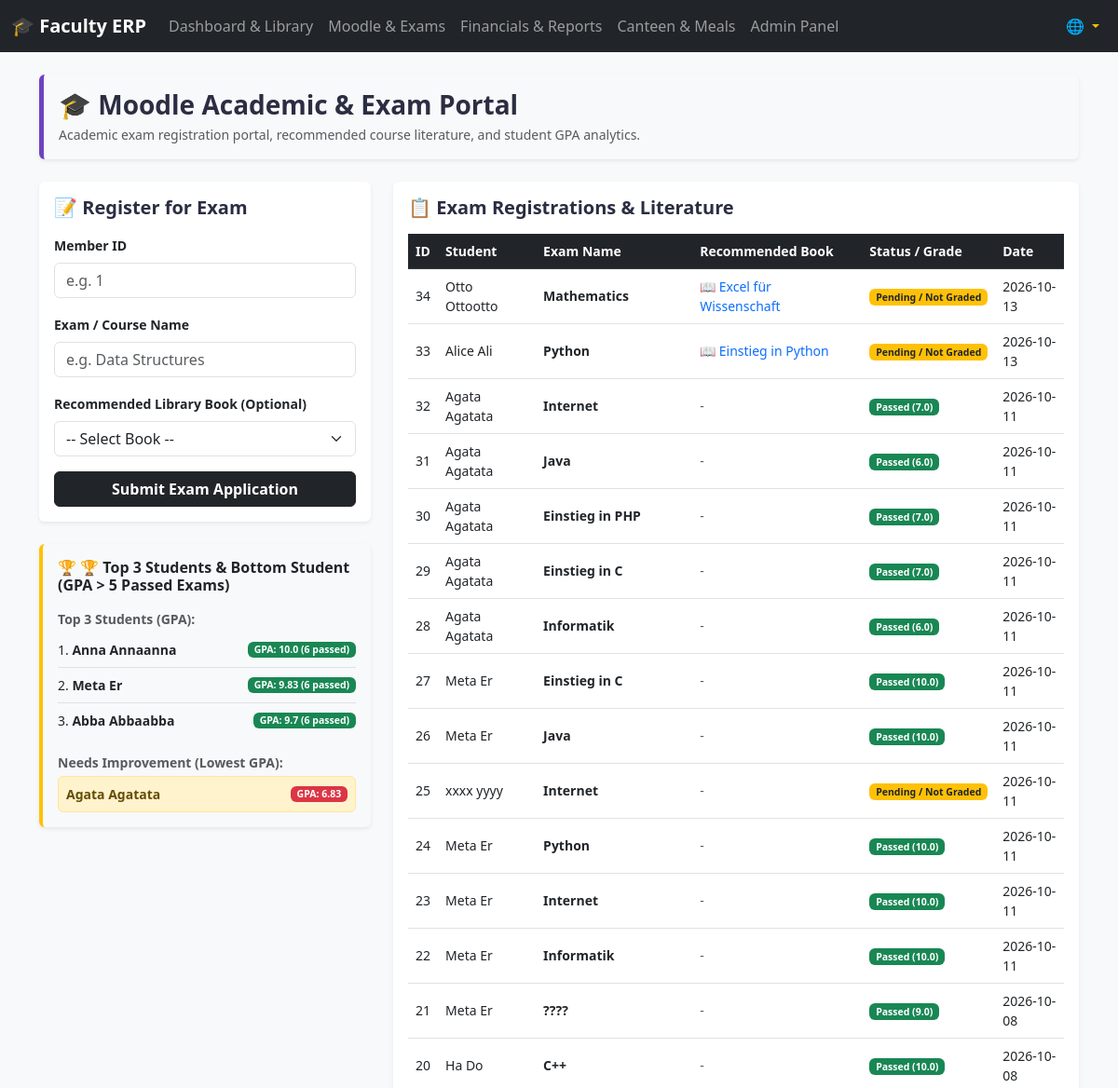
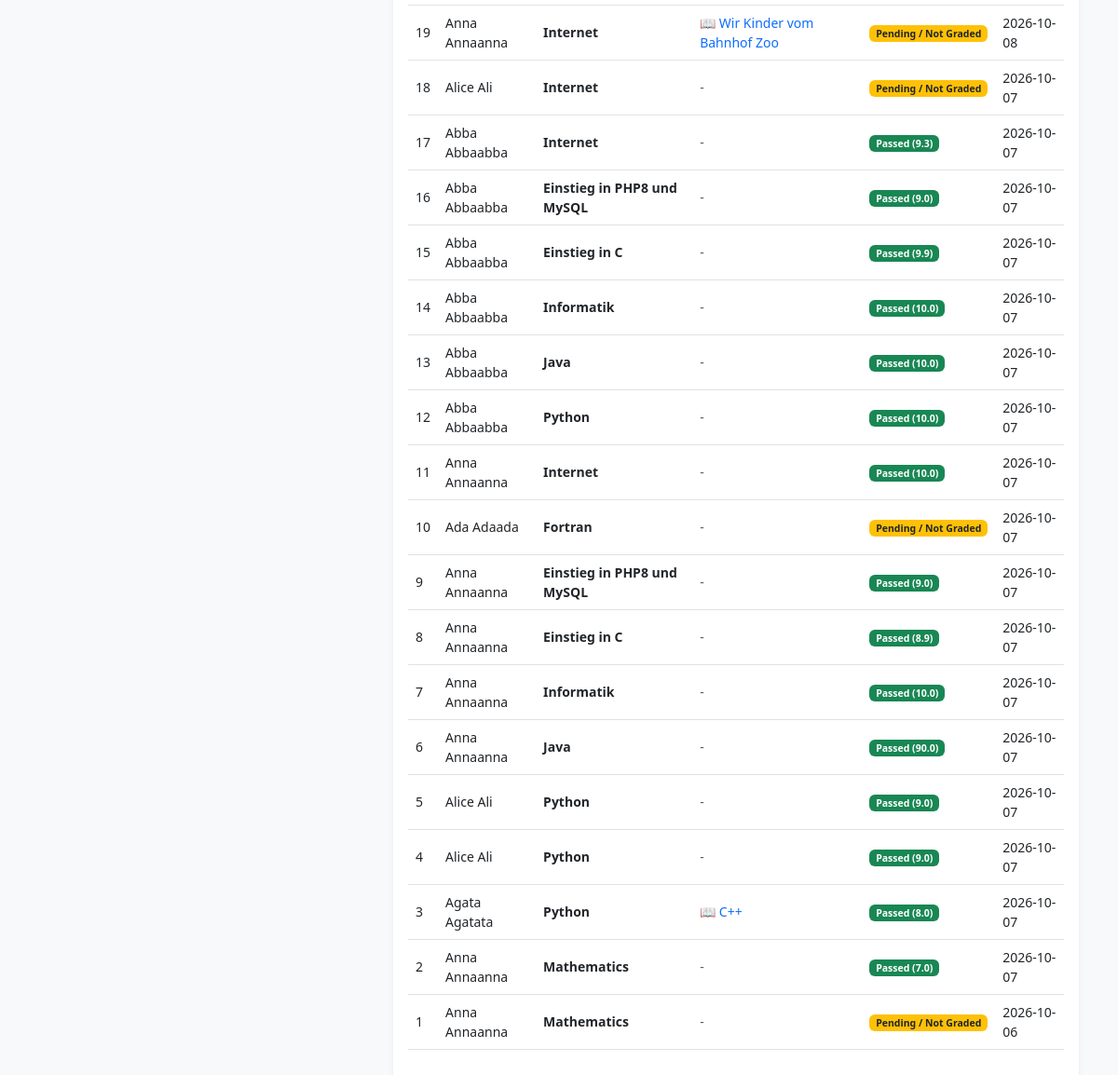
The app's page /exams/ with its own data (2 pictures, top to bottom).
### faculty_app/models.py (models this page shows, shortened)
class Member(models.Model):
    ROLE_CHOICES = [
        ('STUDENT', 'Student'),
        ('CITIZEN', 'Citizen / Visitor'),
        ('PROFESSOR', 'Professor'),
        ('EXTERNAL_PROFESSOR', 'External Professor'),
    ]
    full_name = models.CharField(max_length=50)
    jmbg = models.CharField(max_length=13, unique=True)
    card_number = models.CharField(max_length=11, unique=True)
    email = models.EmailField(max_length=40, unique=True)
    role = models.CharField(max_length=25, choices=ROLE_CHOICES, default='STUDENT')
    is_external = models.BooleanField(default=False)  # Kept for backward compatibility
    is_tuition_paid = models.BooleanField(default=False, verbose_name="Annual Tuition Paid (Free Exams)")
    is_fee_exempt = models.BooleanField(default=False, verbose_name="Fee Exempt / Scholarship")
    created_at = models.DateTimeField(default=timezone.now)

class ExamRegistration(models.Model):
    member = models.ForeignKey(Member, on_delete=models.CASCADE)
    subject = models.ForeignKey(Subject, on_delete=models.SET_NULL, null=True, blank=True, verbose_name="Subject")
    exam_name = models.CharField(max_length=100, blank=True, null=True, verbose_name="Exam Name")
    grade = models.FloatField(default=0.0)  # 0.0 to 10.0 scale
    is_passed = models.BooleanField(default=False)
    is_fee_paid = models.BooleanField(default=False, verbose_name="Exam/Course Fee Paid")
    exam_date = models.DateTimeField(null=True, blank=True)
    recommended_book = models.ForeignKey(Book, on_delete=models.SET_NULL, null=True, blank=True)
    registration_date = models.DateTimeField(default=timezone.now)

class Book(models.Model):
    title = models.CharField(max_length=50)
    author = models.CharField(max_length=50)
    quantity = models.PositiveIntegerField(default=1, verbose_name="Stock Quantity")
    is_available = models.BooleanField(default=True)
    created_at = models.DateTimeField(default=timezone.now)

### faculty_app/views.py (the view, shortened to what this page needs)
# urls.py: path('exams/', views.exams_view, name='exams'),
def exams_view(request):
    lang = request.session.get('lang', request.session.get('django_language', 'en'))
    t = TRANSLATIONS.get(lang, TRANSLATIONS['en'])
    exams = ExamRegistration.objects.select_related('member', 'recommended_book').order_by('-registration_date')
    all_books = Book.objects.all()
    student_gpa_list = []
    members = Member.objects.filter(role='STUDENT')
    for m in members:
        passed_exams = ExamRegistration.objects.filter(member=m, is_passed=True)
        if passed_exams.count() > 5:
            raw_avg = sum(e.grade for e in passed_exams) / passed_exams.count()
            avg_grade = min(raw_avg, 10.0)
            student_gpa_list.append({
                'member': m,
                'passed_count': passed_exams.count(),
                'gpa': round(avg_grade, 2)
            })
    student_gpa_list.sort(key=lambda x: x['gpa'], reverse=True)
    top_3_students = student_gpa_list[:3]
    worst_student = student_gpa_list[-1] if student_gpa_list else None
    context = {
        't': t,
        'exams': exams,
        'all_books': all_books,
        'top_3_students': top_3_students,
        'worst_student': worst_student,
        'has_enough_gpa_data': len(student_gpa_list) > 0,
    }
    return render(request, 'erp/exams.html', context)

### faculty_app/context_processors.py (called while the page is built)
def language_context(request):
    lang = request.session.get('lang', 'en')
    if lang not in TRANSLATIONS:
        lang = 'en'
    return {
        't': TRANSLATIONS[lang],
        'current_lang': lang
    }

### faculty_app/templates/erp/exams.html (shortened to what this page needs)
{% extends 'erp/base.html' %}
{% block content %}
<div class="row mb-4">
    <div class="col-12">
        <div class="card border-0 shadow-sm" style="background-color: #f8f9fa; border-left: 5px solid #6f42c1 !important;">
            <div class="card-body">
                <h3 class="fw-bold mb-1" style="color: #2b2d42;">{{ t.moodle_title }}</h3>
                <p class="text-muted small mb-0">Academic exam registration portal, recommended course literature, and student GPA analytics.</p>
            </div>
        </div>
    </div>
</div>
<div class="row">
    <div class="col-md-4 mb-4">
        <div class="card shadow-sm border-0">
            <div class="card-body">
                <h5 class="card-title fw-bold mb-3" style="color: #2b2d42;">📝 {{ t.register_exam }}</h5>
                <form method="POST">
                    <div class="mb-3">
                        <label class="form-label small fw-bold">Member ID</label>
                        <input type="number" name="member_id" class="form-control" required placeholder="e.g. 1">
                    </div>
                    <div class="mb-3">
                        <label class="form-label small fw-bold">{{ t.exam_name }}</label>
                        <input type="text" name="exam_name" class="form-control" required placeholder="e.g. Data Structures">
                    </div>
                    <div class="mb-3">
                        <label class="form-label small fw-bold">Recommended Library Book (Optional)</label>
                        <select name="recommended_book_id" class="form-select">
                            <option value="">-- Select Book --</option>
                        </select>
                    </div>
                    <button type="submit" class="btn btn-dark w-100 fw-bold">Submit Exam Application</button>
                </form>
            </div>
        </div>
        <div class="card shadow-sm border-0 mt-4 bg-light border-start border-warning border-4">
            <div class="card-body">
                <h6 class="fw-bold text-dark mb-3">🏆 {{ t.honor_roll }}</h6>
                {% if has_enough_gpa_data %}
                    <p class="small text-muted fw-bold mb-1">Top 3 Students (GPA):</p>
                    <ul class="list-group list-group-flush small mb-3 bg-transparent">
                        {% for item in top_3_students %}
                            <li class="list-group-item bg-transparent d-flex justify-content-between align-items-center px-0">
                                <span>{{ forloop.counter }}. <strong>{{ item.member.full_name }}</strong></span>
                                <span class="badge bg-success">GPA: {{ item.gpa }} ({{ item.passed_count }} passed)</span>
                            </li>
                        {% endfor %}
                    </ul>
                    {% if worst_student %}
                        <p class="small text-muted fw-bold mb-1">Needs Improvement (Lowest GPA):</p>
                        <div class="alert alert-warning p-2 small mb-0 d-flex justify-content-between align-items-center">
                            <span><strong>{{ worst_student.member.full_name }}</strong></span>
                            <span class="badge bg-danger">GPA: {{ worst_student.gpa }}</span>
                        </div>
                    {% endif %}
                {% else %}
                    <p class="text-muted small mb-0">{{ t.no_gpa_data }}</p>
                {% endif %}
            </div>
        </div>
    </div>
    <div class="col-md-8">
        <div class="card shadow-sm border-0">
            <div class="card-body">
                <h5 class="card-title fw-bold mb-3" style="color: #2b2d42;">📋 Exam Registrations & Literature</h5>
                <div class="table-responsive">
                    <table class="table table-hover align-middle small">
                        <thead class="table-dark">
                            <tr>
                                <th>ID</th>
                                <th>Student</th>
                                <th>Exam Name</th>
                                <th>Recommended Book</th>
                                <th>Status / Grade</th>
                                <th>Date</th>
                            </tr>
                        </thead>
                        <tbody>
                            {% for ex in exams %}
                            <tr>
                                <td>{{ ex.id }}</td>
                                <td>{{ ex.member.full_name }}</td>
                                <td><strong>{{ ex.exam_name }}</strong></td>
                                <td>
                                    {% if ex.recommended_book %}
                                        <span class="text-primary">📖 {{ ex.recommended_book.title }}</span>
                                    {% else %}
                                        <span class="text-muted">-</span>
                                    {% endif %}
                                </td>
                                <td>
                                    {% if ex.grade >= 6.0 %}
                                        <span class="badge bg-success">Passed ({{ ex.grade }})</span>
                                    {% elif ex.grade > 0.0 %}
                                        <span class="badge bg-danger">Failed ({{ ex.grade }})</span>
                                    {% else %}
                                        <span class="badge bg-warning text-dark">Pending / Not Graded</span>
                                    {% endif %}
                                </td>
                                <td>{{ ex.registration_date|date:"Y-m-d" }}</td>
                            </tr>
                            {% empty %}
                            <tr>
                                <td colspan="6" class="text-center text-muted py-4">No exam registrations found.</td>
                            </tr>
                            {% endfor %}
                        </tbody>
                    </table>
                </div>
            </div>
        </div>
    </div>
</div>
{% endblock %}

### records on screen
Member: member.full_name "Anna Annaanna", gpa "10.0", passed_count "6"
Member: member.full_name "Meta Er", gpa "9.83", passed_count "6"
Member: member.full_name "Abba Abbaabba", gpa "9.7", passed_count "6"
Member: member.full_name "Agata Agatata"
ExamRegistration: id "34", member.full_name "Otto Ottootto", exam_name "Mathematics", recommended_book "Excel für Wissenschaft", grade "Pending / Not Graded", registration_date "2026-10-13"
ExamRegistration: id "33", member.full_name "Alice Ali", exam_name "Python", recommended_book "Einstieg in Python", grade "Pending / Not Graded", registration_date "2026-10-13"
ExamRegistration: id "32", member.full_name "Agata Agatata", exam_name "Internet", grade "7.0", registration_date "2026-10-11"
ExamRegistration: id "31", member.full_name "Agata Agatata", exam_name "Java", grade "6.0", registration_date "2026-10-11"
ExamRegistration: id "30", member.full_name "Agata Agatata", exam_name "Einstieg in PHP", grade "7.0", registration_date "2026-10-11"
ExamRegistration: id "29", member.full_name "Agata Agatata", exam_name "Einstieg in C", grade "7.0", registration_date "2026-10-11"
ExamRegistration: id "28", member.full_name "Agata Agatata", exam_name "Informatik", grade "6.0", registration_date "2026-10-11"
ExamRegistration: id "27", member.full_name "Meta Er", exam_name "Einstieg in C", grade "10.0", registration_date "2026-10-11"
ExamRegistration: id "26", member.full_name "Meta Er", exam_name "Java", grade "10.0", registration_date "2026-10-11"
ExamRegistration: id "25", member.full_name "xxxx yyyy", exam_name "Internet", grade "Pending / Not Graded", registration_date "2026-10-11"
ExamRegistration: id "24", member.full_name "Meta Er", exam_name "Python", grade "10.0", registration_date "2026-10-11"
ExamRegistration: id "23", member.full_name "Meta Er", exam_name "Internet", grade "10.0", registration_date "2026-10-11"
ExamRegistration: id "22", member.full_name "Meta Er", exam_name "Informatik", grade "10.0", registration_date "2026-10-11"
ExamRegistration: id "21", member.full_name "Meta Er", exam_name "????", grade "9.0", registration_date "2026-10-08"
ExamRegistration: id "20", member.full_name "Ha Do", exam_name "C++", grade "10.0", registration_date "2026-10-08"
ExamRegistration: id "19", member.full_name "Anna Annaanna", exam_name "Internet", recommended_book "Wir Kinder vom Bahnhof Zoo", grade "Pending / Not Graded", registration_date "2026-10-08"
ExamRegistration: id "18", member.full_name "Alice Ali", exam_name "Internet", grade "Pending / Not Graded", registration_date "2026-10-07"
ExamRegistration: id "17", member.full_name "Abba Abbaabba", exam_name "Internet", grade "9.3", registration_date "2026-10-07"
ExamRegistration: id "16", member.full_name "Abba Abbaabba", exam_name "Einstieg in PHP8 und MySQL", grade "9.0", registration_date "2026-10-07"
ExamRegistration: id "15", member.full_name "Abba Abbaabba", exam_name "Einstieg in C", grade "9.9", registration_date "2026-10-07"
ExamRegistration: id "14", member.full_name "Abba Abbaabba", exam_name "Informatik", grade "10.0", registration_date "2026-10-07"
ExamRegistration: id "13", member.full_name "Abba Abbaabba", exam_name "Java", grade "10.0", registration_date "2026-10-07"
ExamRegistration: id "12", member.full_name "Abba Abbaabba", exam_name "Python", grade "10.0", registration_date "2026-10-07"
ExamRegistration: id "11", member.full_name "Anna Annaanna", exam_name "Internet", grade "10.0", registration_date "2026-10-07"
ExamRegistration: id "10", member.full_name "Ada Adaada", exam_name "Fortran", grade "Pending / Not Graded", registration_date "2026-10-07"
ExamRegistration: id "9", member.full_name "Anna Annaanna", exam_name "Einstieg in PHP8 und MySQL", grade "9.0", registration_date "2026-10-07"
ExamRegistration: id "8", member.full_name "Anna Annaanna", exam_name "Einstieg in C", grade "8.9", registration_date "2026-10-07"
ExamRegistration: id "7", member.full_name "Anna Annaanna", exam_name "Informatik", grade "10.0", registration_date "2026-10-07"
ExamRegistration: id "6", member.full_name "Anna Annaanna", exam_name "Java", grade "90.0", registration_date "2026-10-07"
ExamRegistration: id "5", member.full_name "Alice Ali", exam_name "Python", grade "9.0", registration_date "2026-10-07"
ExamRegistration: id "4", member.full_name "Alice Ali", exam_name "Python", grade "9.0", registration_date "2026-10-07"
ExamRegistration: id "3", member.full_name "Agata Agatata", exam_name "Python", recommended_book "C++", grade "8.0", registration_date "2026-10-07"
ExamRegistration: id "2", member.full_name "Anna Annaanna", exam_name "Mathematics", grade "7.0", registration_date "2026-10-07"
ExamRegistration: id "1", member.full_name "Anna Annaanna", exam_name "Mathematics", grade "Pending / Not Graded", registration_date "2026-10-06"

### other values on screen
{{ t.brand }} "🎓 Faculty ERP"
{{ t.dashboard }} "Dashboard & Library"
{{ t.exams }} "Moodle & Exams"
{{ t.financial }} "Financials & Reports"
{{ t.canteen }} "Canteen & Meals"
{{ t.admin_panel }} "Admin Panel"
{{ t.moodle_title }} "🎓 Moodle Academic & Exam Portal"
{{ t.register_exam }} "Register for Exam"
{{ t.exam_name }} "Exam / Course Name"
{{ t.honor_roll }} "🏆 Top 3 Students & Bottom Student (GPA > 5 Passed Exams)"
{{ worst_student.gpa }} "6.83"
